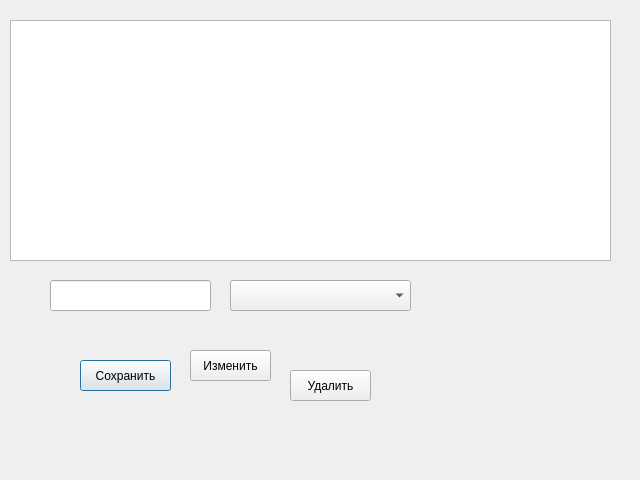
<?xml version="1.0" encoding="UTF-8"?>
<ui version="4.0">
 <class>GoodDialog</class>
 <widget class="QDialog" name="GoodDialog">
  <property name="geometry">
   <rect>
    <x>0</x>
    <y>0</y>
    <width>640</width>
    <height>480</height>
   </rect>
  </property>
  <property name="windowTitle">
   <string>Dialog</string>
  </property>
  <widget class="QTableWidget" name="tableWidgetGoods">
   <property name="geometry">
    <rect>
     <x>10</x>
     <y>20</y>
     <width>601</width>
     <height>241</height>
    </rect>
   </property>
  </widget>
  <widget class="QLineEdit" name="lineEditGoodName">
   <property name="geometry">
    <rect>
     <x>50</x>
     <y>280</y>
     <width>161</width>
     <height>31</height>
    </rect>
   </property>
  </widget>
  <widget class="QComboBox" name="cmbGoodType">
   <property name="geometry">
    <rect>
     <x>230</x>
     <y>280</y>
     <width>181</width>
     <height>31</height>
    </rect>
   </property>
  </widget>
  <widget class="QPushButton" name="btnSave">
   <property name="geometry">
    <rect>
     <x>80</x>
     <y>360</y>
     <width>91</width>
     <height>31</height>
    </rect>
   </property>
   <property name="text">
    <string>Сохранить</string>
   </property>
  </widget>
  <widget class="QPushButton" name="btnUpdate">
   <property name="geometry">
    <rect>
     <x>190</x>
     <y>350</y>
     <width>81</width>
     <height>31</height>
    </rect>
   </property>
   <property name="text">
    <string>Изменить</string>
   </property>
  </widget>
  <widget class="QPushButton" name="btnDelete">
   <property name="geometry">
    <rect>
     <x>290</x>
     <y>370</y>
     <width>81</width>
     <height>31</height>
    </rect>
   </property>
   <property name="text">
    <string>Удалить</string>
   </property>
  </widget>
 </widget>
 <resources/>
 <connections/>
</ui>
